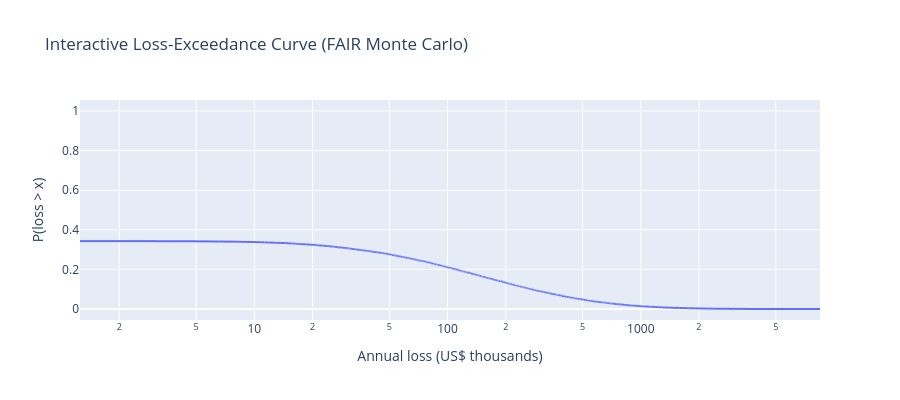

The notebook cell saved with this chart:
### Code cell
fig_lec = px.line(x=np.sort(annual)/1e3, y=1-np.arange(1,len(annual)+1)/len(annual),
                  log_x=True, labels={"x":"Annual loss (US$ thousands)","y":"P(loss > x)"},
                  title="Interactive Loss-Exceedance Curve (FAIR Monte Carlo)")
fig_lec.update_layout(height=400)
fig_lec

### Figure 1 — Plotly figure (JSON) as saved in the notebook; plotly's stock layout.template omitted (floating-point values rounded to 4 significant figures; data arrays with more than 128 entries replaced by an {"elided": "..."} marker saying what was removed)
{"data": [{"hovertemplate": "Annual loss (US$ thousands)=%{x}<br>P(loss > x)=%{y}<extra></extra>", "legendgroup": "", "line": {"color": "#636efa", "dash": "solid"}, "marker": {"symbol": "circle"}, "mode": "lines", "name": "", "showlegend": false, "type": "scattergl", "x": {"elided": "30000 float values"}, "xaxis": "x", "y": {"elided": "30000 float values"}, "yaxis": "y"}], "layout": {"height": 400, "legend": {"tracegroupgap": 0}, "title": {"text": "Interactive Loss-Exceedance Curve (FAIR Monte Carlo)"}, "xaxis": {"anchor": "y", "domain": [0.0, 1.0], "title": {"text": "Annual loss (US$ thousands)"}, "type": "log"}, "yaxis": {"anchor": "x", "domain": [0.0, 1.0], "title": {"text": "P(loss > x)"}}}}
